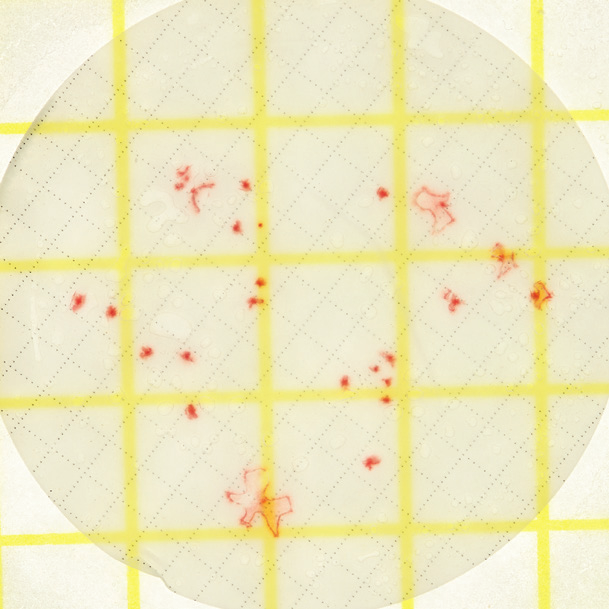
#> input picture HC.png, 609 x 609 px
$ python HC.py
#> lines starting #> are read from the running program, lines starting #| are printed output that depends on the picture; after the words box and inside, x2 and y2 are one past the last pixel; in counts of white or black regions, pixels touching at a corner belong together
#Detect the Aerobic Bacteria
#Count all red colonies regardless of the size or intensity.
#result print in the green contour. total numbers in the consol
#Author Shawn Hu  2021 Aug
#senhaisenhai@gmail.com
import cv2 as cv
import numpy as np


# [14 lines of commented-out code are left out]
img = cv.imread('HC.png')
#> img is the input picture: shape (609, 609, 3); mean B, G, R 192.1, 233.3, 239.3
img = cv.GaussianBlur(img,(5,5),cv.BORDER_DEFAULT)

cv.imshow('origin',img)
b,g,r = cv.split(img)
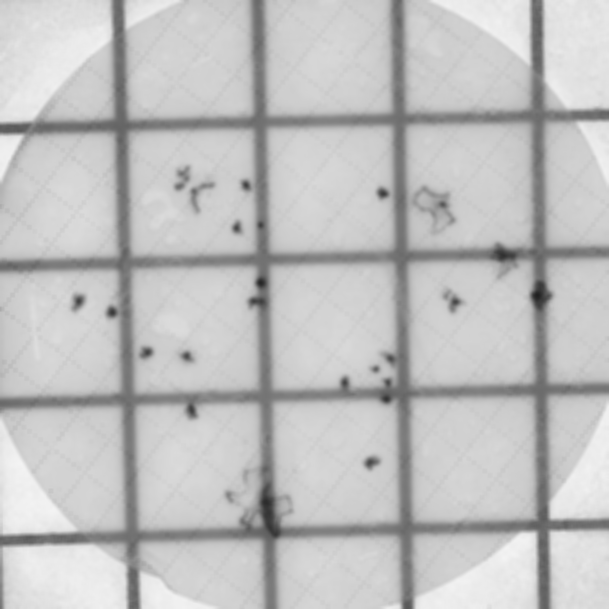
#> b: shape (609, 609); min 31, max 243, mean 192.1
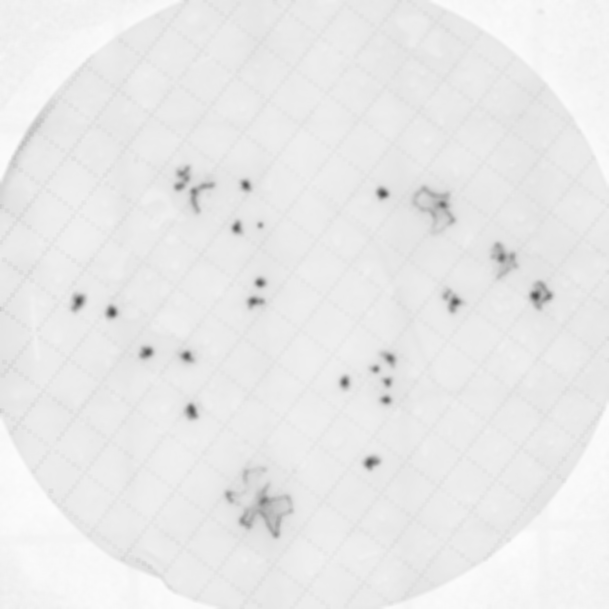
#> g: shape (609, 609); min 78, max 252, mean 233.3
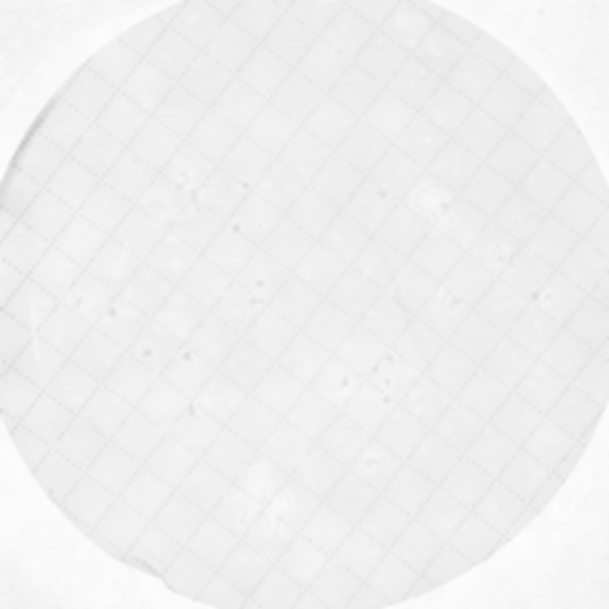
#> r: shape (609, 609); min 202, max 253, mean 239.3

g = cv.threshold(g,216, 255, cv.THRESH_BINARY)[1]
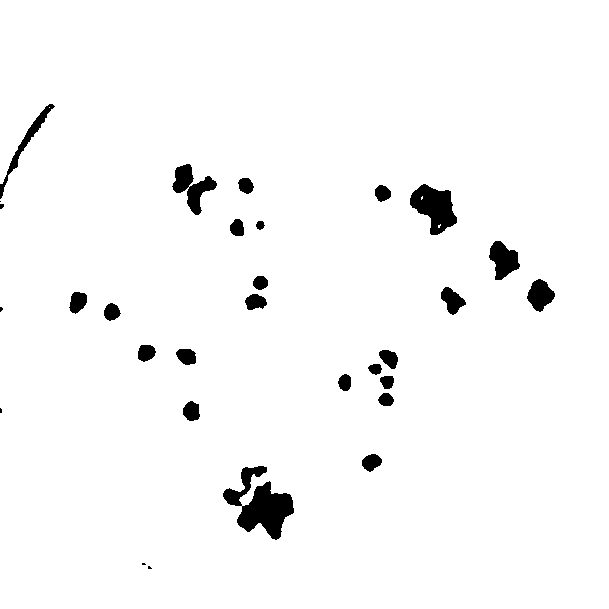
#> g: shape (609, 609); 97.1% white; 30 black regions (6 under 20 px)

# outg = cv.morphologyEx(g,cv.MORPH_OPEN,kernel)
# cv.imshow('g',outg)

contours, hierarchy = cv.findContours(g, cv.RETR_TREE, cv.CHAIN_APPROX_SIMPLE)
#> contours = 31 contours, 5 with area under 20; largest, box (x1, y1, x2, y2) and area: (0, 0, 609, 609) 368914, (236, 480, 295, 541) 1934, (409, 183, 458, 236) 1498, (488, 240, 521, 281) 802, (222, 465, 268, 507) 662

ret_cont = []

#filter out small or 2 large
for c in contours:
    if cv.contourArea(c) >=20 and cv.contourArea(c) <= 6000:
        ret_cont.append(c)
#> this loop made 31 passes
#> c on passes 1, 28: [[49, 107]], [[422, 196], [421, 197], [421, 199], [422, 198]]
#> after the loop, ret_cont = 25 contours; largest, box (x1, y1, x2, y2) and area: (236, 480, 295, 541) 1934, (409, 183, 458, 236) 1498, (488, 240, 521, 281) 802, (222, 465, 268, 507) 662, (526, 278, 556, 313) 624

cv.drawContours(img, ret_cont, -1, (0,255,0), 1)
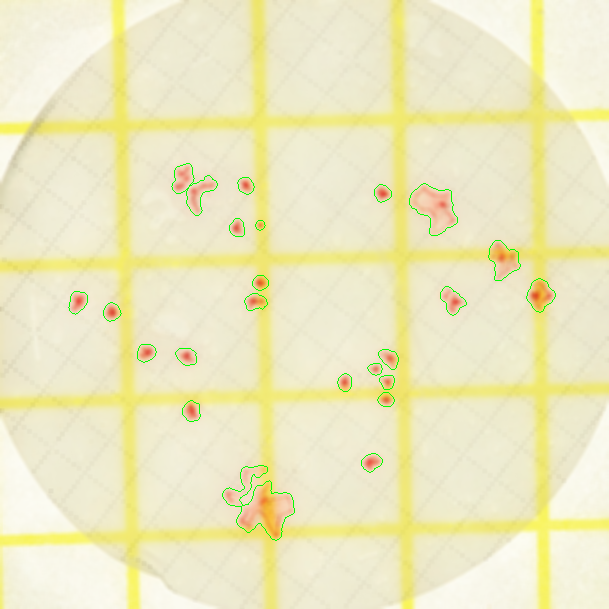
#> img: shape (609, 609, 3); mean B, G, R 191.3, 233.5, 238.2

cv.imshow('result',img)
print(len(ret_cont))
#| 25


# [18 lines of commented-out code are left out]
cv.waitKey(0)

$ run again, with ABC_BR.png copied over HC.png
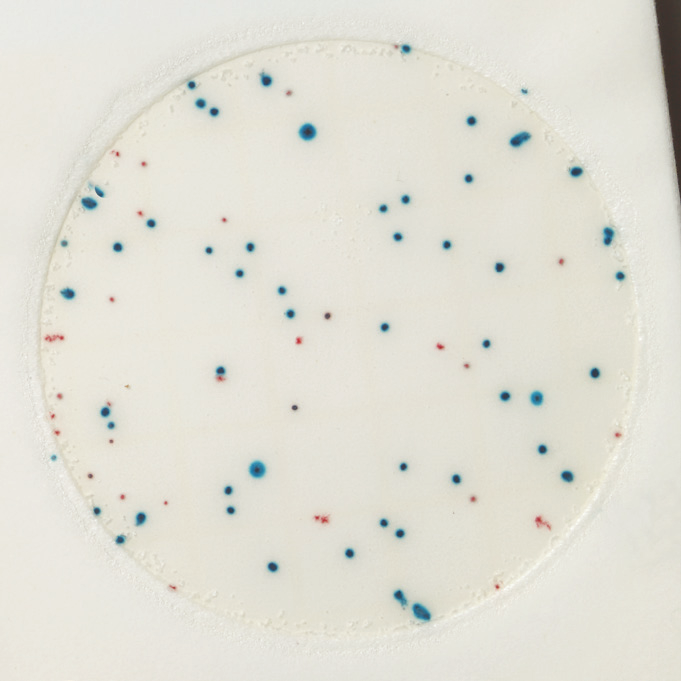
#> input picture ABC_BR.png, 681 x 681 px
#> img is the input picture: shape (681, 681, 3); mean B, G, R 214, 223.9, 225.3
#> `g = cv.threshold(g,216, 255, cv.THRESH_BINARY)[1]`:
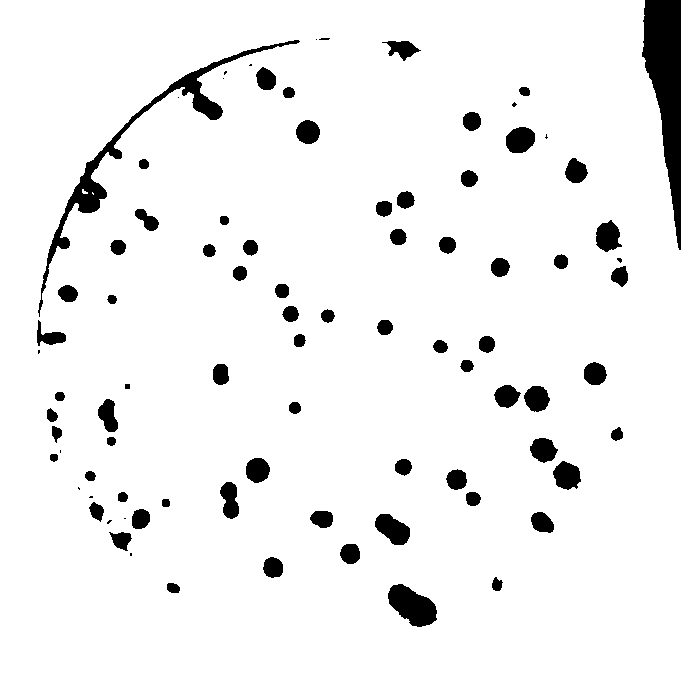
#> g: shape (681, 681); 94.1% white; 87 black regions (16 under 20 px)
#> contours = 89 contours, 15 with area under 20; largest, box (x1, y1, x2, y2) and area: (0, 0, 681, 681) 457058, (37, 39, 301, 318) 4177, (387, 583, 438, 628) 1400, (374, 513, 411, 546) 757, (505, 126, 536, 154) 640
#> the loop `for c in contours:` made 89 passes
#> after the loop `for c in contours:`: ret_cont = 73 contours; largest, box (x1, y1, x2, y2) and area: (37, 39, 301, 318) 4177, (387, 583, 438, 628) 1400, (374, 513, 411, 546) 757, (505, 126, 536, 154) 640, (552, 460, 582, 491) 622
#> `cv.drawContours(img, ret_cont, -1, (0,255,0), 1)`:
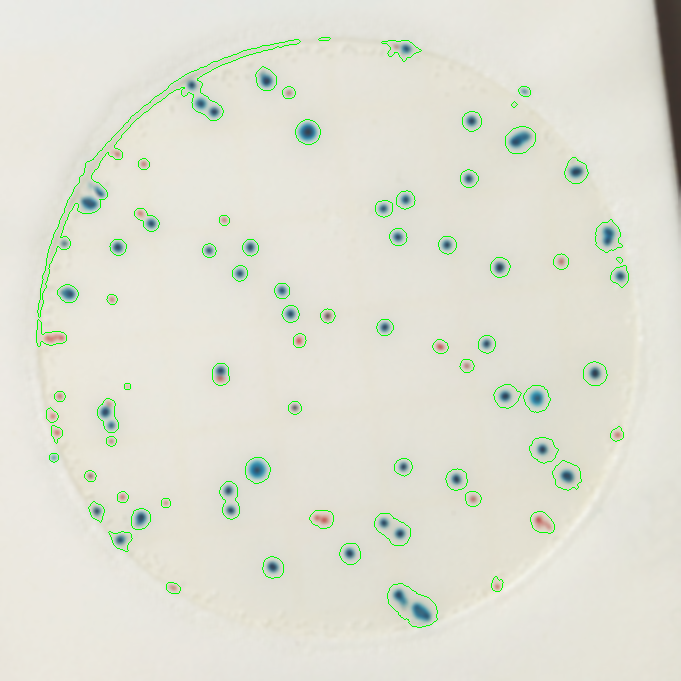
#> img: shape (681, 681, 3); mean B, G, R 211.9, 224.2, 223.1
#| 73
